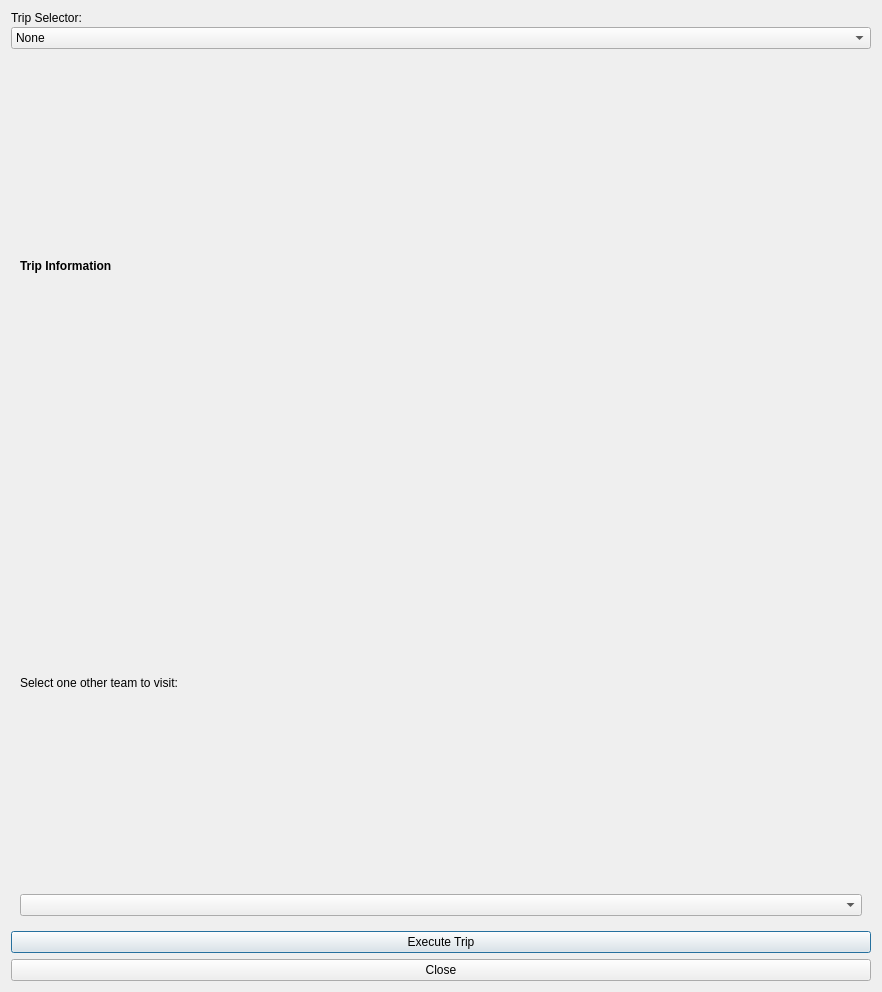
<?xml version="1.0" encoding="UTF-8"?>
<ui version="4.0">
 <class>tripPlanner</class>
 <widget class="QDialog" name="tripPlanner">
  <property name="geometry">
   <rect>
    <x>0</x>
    <y>0</y>
    <width>882</width>
    <height>992</height>
   </rect>
  </property>
  <property name="sizePolicy">
   <sizepolicy hsizetype="Expanding" vsizetype="Expanding">
    <horstretch>0</horstretch>
    <verstretch>0</verstretch>
   </sizepolicy>
  </property>
  <property name="windowTitle">
   <string>Trip Planner</string>
  </property>
  <property name="windowIcon">
   <iconset resource="Resources.qrc">
    <normaloff>:/window_icons/windowicons/tripform_icon.png</normaloff>:/window_icons/windowicons/tripform_icon.png</iconset>
  </property>
  <layout class="QGridLayout" name="gridLayout_2">
   <item row="1" column="0">
    <widget class="QPushButton" name="pushButton">
     <property name="text">
      <string>Execute Trip</string>
     </property>
    </widget>
   </item>
   <item row="0" column="0">
    <layout class="QGridLayout" name="gridLayout">
     <property name="horizontalSpacing">
      <number>3</number>
     </property>
     <property name="verticalSpacing">
      <number>2</number>
     </property>
     <item row="0" column="0">
      <widget class="QLabel" name="label_5">
       <property name="text">
        <string>Trip Selector:</string>
       </property>
      </widget>
     </item>
     <item row="2" column="0">
      <widget class="QStackedWidget" name="stackedWidget">
       <property name="currentIndex">
        <number>1</number>
       </property>
       <widget class="QWidget" name="noTrip_tab">
        <layout class="QGridLayout" name="gridLayout_4">
         <item row="0" column="0">
          <widget class="QLabel" name="label_4">
           <property name="font">
            <font>
             <family>Rockwell</family>
             <pointsize>11</pointsize>
             <weight>75</weight>
             <bold>true</bold>
            </font>
           </property>
           <property name="text">
            <string>Please select a trip from the dropdown menu.</string>
           </property>
           <property name="alignment">
            <set>Qt::AlignCenter</set>
           </property>
          </widget>
         </item>
        </layout>
       </widget>
       <widget class="QWidget" name="kimTrip_tab">
        <layout class="QGridLayout" name="gridLayout_6">
         <item row="1" column="0">
          <widget class="QLabel" name="label_9">
           <property name="text">
            <string>Select one other team to visit:</string>
           </property>
          </widget>
         </item>
         <item row="0" column="0">
          <widget class="QLabel" name="label_8">
           <property name="font">
            <font>
             <weight>75</weight>
             <bold>true</bold>
            </font>
           </property>
           <property name="text">
            <string>Trip Information</string>
           </property>
          </widget>
         </item>
         <item row="2" column="0">
          <widget class="QComboBox" name="packers_comboBox"/>
         </item>
        </layout>
       </widget>
       <widget class="QWidget" name="zachTrip_tab">
        <layout class="QGridLayout" name="gridLayout_5">
         <item row="0" column="0">
          <widget class="QLabel" name="label_6">
           <property name="font">
            <font>
             <weight>75</weight>
             <bold>true</bold>
            </font>
           </property>
           <property name="text">
            <string>Trip Information</string>
           </property>
          </widget>
         </item>
         <item row="2" column="0">
          <widget class="QListWidget" name="patriots_listWidget"/>
         </item>
         <item row="1" column="0">
          <widget class="QLabel" name="label_7">
           <property name="text">
            <string>The following Stadiums will be visited on this trip, starting with the New England Patriots:</string>
           </property>
          </widget>
         </item>
        </layout>
       </widget>
       <widget class="QWidget" name="straussTrip_tab">
        <layout class="QGridLayout" name="gridLayout_3">
         <item row="2" column="0">
          <widget class="QLabel" name="starting_label">
           <property name="text">
            <string>Starting Team:</string>
           </property>
          </widget>
         </item>
         <item row="5" column="0">
          <widget class="QListWidget" name="listWidget"/>
         </item>
         <item row="0" column="0">
          <widget class="QLabel" name="label_2">
           <property name="font">
            <font>
             <weight>75</weight>
             <bold>true</bold>
            </font>
           </property>
           <property name="text">
            <string>Trip Information</string>
           </property>
          </widget>
         </item>
         <item row="4" column="0">
          <widget class="QLabel" name="label">
           <property name="text">
            <string>Select Multiple Teams:</string>
           </property>
          </widget>
         </item>
         <item row="7" column="0">
          <widget class="QListWidget" name="listWidget_2"/>
         </item>
         <item row="6" column="0">
          <widget class="QLabel" name="label_3">
           <property name="text">
            <string>Current Trip:</string>
           </property>
          </widget>
         </item>
         <item row="3" column="0">
          <widget class="QComboBox" name="starting_comboBox"/>
         </item>
         <item row="1" column="0">
          <widget class="QLabel" name="label_13">
           <property name="text">
            <string>This trip visits the teams in the specified order.</string>
           </property>
          </widget>
         </item>
        </layout>
       </widget>
       <widget class="QWidget" name="tranTrip_tab">
        <layout class="QGridLayout" name="gridLayout_7">
         <item row="6" column="0">
          <widget class="QListWidget" name="custom2_optionsList"/>
         </item>
         <item row="8" column="0">
          <widget class="QListWidget" name="custom2_selected"/>
         </item>
         <item row="4" column="0">
          <widget class="QComboBox" name="startingTeam_combo_2"/>
         </item>
         <item row="5" column="0">
          <widget class="QLabel" name="label_11">
           <property name="text">
            <string>Select Multiple Teams:</string>
           </property>
          </widget>
         </item>
         <item row="2" column="0">
          <widget class="QLabel" name="label_10">
           <property name="text">
            <string>Starting Team:</string>
           </property>
          </widget>
         </item>
         <item row="0" column="0">
          <widget class="QLabel" name="label_14">
           <property name="font">
            <font>
             <weight>75</weight>
             <bold>true</bold>
            </font>
           </property>
           <property name="text">
            <string>Trip Information</string>
           </property>
          </widget>
         </item>
         <item row="7" column="0">
          <widget class="QLabel" name="label_12">
           <property name="text">
            <string>Current Trip:</string>
           </property>
          </widget>
         </item>
         <item row="1" column="0">
          <widget class="QLabel" name="label_15">
           <property name="text">
            <string>This trip visits the selected trips in the optimal order.</string>
           </property>
          </widget>
         </item>
        </layout>
       </widget>
      </widget>
     </item>
     <item row="1" column="0">
      <widget class="QComboBox" name="comboBox">
       <item>
        <property name="text">
         <string>None</string>
        </property>
       </item>
       <item>
        <property name="text">
         <string>Green Bay Packers Trip</string>
        </property>
       </item>
       <item>
        <property name="text">
         <string>New England Patriots Trip</string>
        </property>
       </item>
       <item>
        <property name="text">
         <string>Custom Trip (Specified Order)</string>
        </property>
       </item>
       <item>
        <property name="text">
         <string>Custom Trip (Shortest Distance)</string>
        </property>
       </item>
      </widget>
     </item>
    </layout>
   </item>
   <item row="2" column="0">
    <widget class="QPushButton" name="close_pushButton">
     <property name="text">
      <string>Close</string>
     </property>
    </widget>
   </item>
  </layout>
 </widget>
 <resources>
  <include location="Resources.qrc"/>
 </resources>
 <connections/>
</ui>
